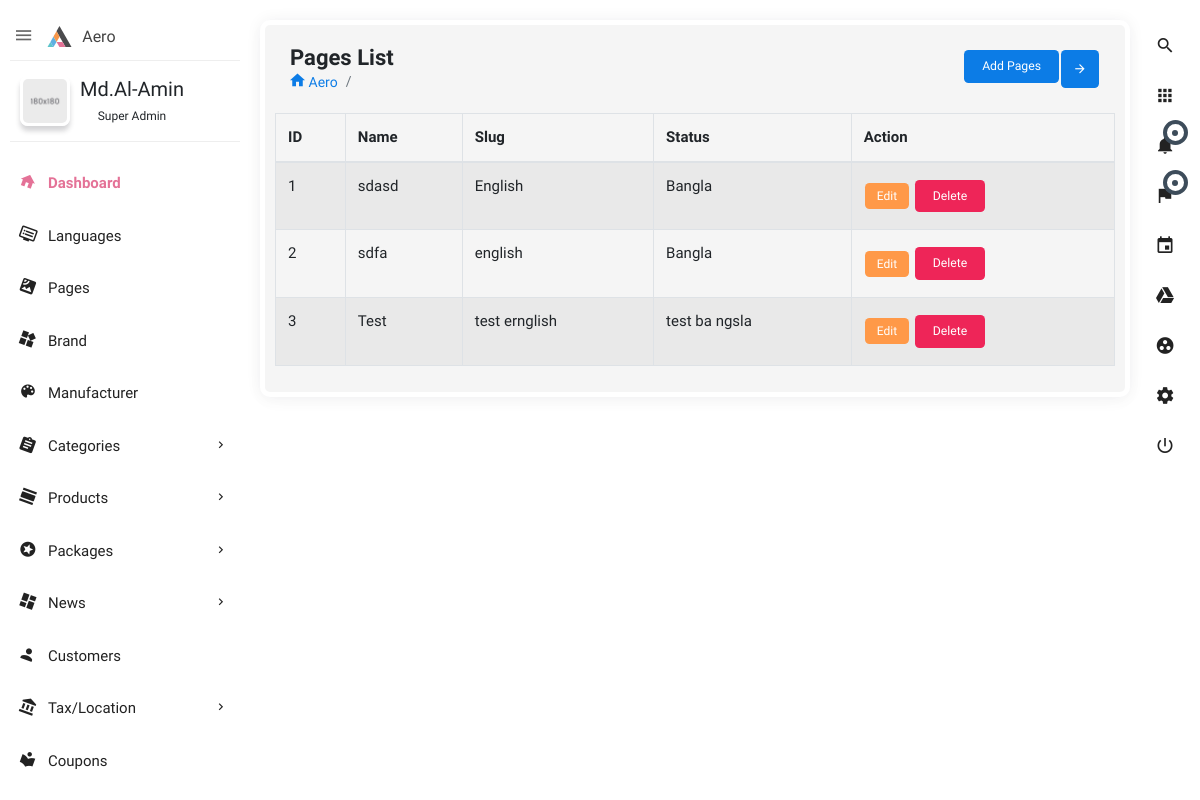
The app's page /home/Pages-list with its own data.
### pages/models.py (models this page shows, shortened)
class Pages(models.Model):
    page_slug = models.CharField(max_length=50, blank=True, null=True)
    page_name_english = models.CharField(max_length=20)
    description_english = models.CharField( max_length=20, blank=True, null=True)
    page_name_bangla = models.CharField(max_length=20)
    description_bangla = models.CharField(max_length=20, blank=True, null=True)

### pages/views.py (the view)
# urls.py: path('Pages-list',  views.list, name='p_list'),
def list(request):
    lists = Pages.objects.all()
    args = {'lists': lists}
    return render(request, 'Pages/list.html', args)

### pages/templates/pages/list.html (shortened to what this page needs)
{% extends 'base.html' %}
{% load static %}
{% block main_content %}
<section class="content">
    <div class="block-header">
        <div class="row">
            <div class="col-lg-7 col-md-6 col-sm-12">
                <h2>Pages List</h2>
                <ul class="breadcrumb">
                    <li class="breadcrumb-item"><a href="index.html"><i class="zmdi zmdi-home"></i> Aero</a></li>
                    <li class="breadcrumb-item active"></li>
                </ul>
            </div>
            <div class="col-lg-5 col-md-6 col-sm-12">
                <button class="btn btn-primary btn-icon float-right right_icon_toggle_btn" type="button"><i
                        class="zmdi zmdi-arrow-right"></i></button>
                <div class="box-footer text-right">
                    <a href="/home/pages">
                        <button type="button" class="btn btn-primary">Add Pages</button>
                    </a>
                </div>
            </div>
        </div>
    </div>
    <table id="example1" class="table table-bordered table-striped">
        <thead>
            <tr>
                <th>ID</th>
                <th>Name</th>
                <th>Slug</th>
                <th>Status</th>
                <th>Action</th>
            </tr>
        </thead>
        <tbody>
            {% for list in lists%}
            <tr>
                <td>{{list.id}}</td>
                <td>{{list.page_slug}}</td>
                <td>{{list.page_name_english}}</td>
                <td>{{list.page_name_bangla}}</td>
                <td>
                 <a href="{% url 'updatedata' list.id %}" class="btn btn-warning btn-sm">Edit</a>
                 <form action="{% url 'deletedata'  list.id %}" method="post" class="d-inline">
                   <input type="submit"  class="btn btn-danger" value="Delete">
                 </form>
                </td>
            </tr>
            {% endfor %}
        </tbody>
    </table>
</section>
{% endblock main_content %}

### records on screen
Pages: id "1", page_slug "sdasd", page_name_english "English", page_name_bangla "Bangla"
Pages: id "2", page_slug "sdfa", page_name_english "english", page_name_bangla "Bangla"
Pages: id "3", page_slug "Test", page_name_english "test ernglish", page_name_bangla "test ba ngsla"
